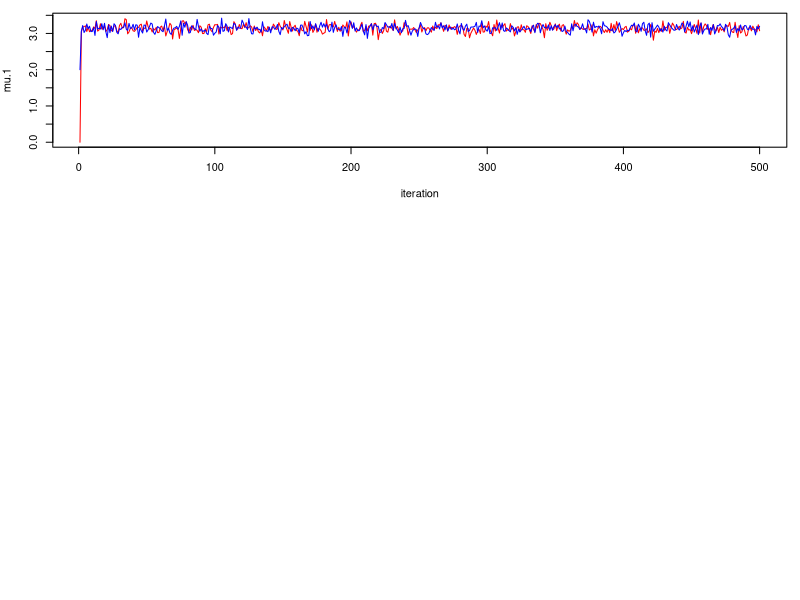
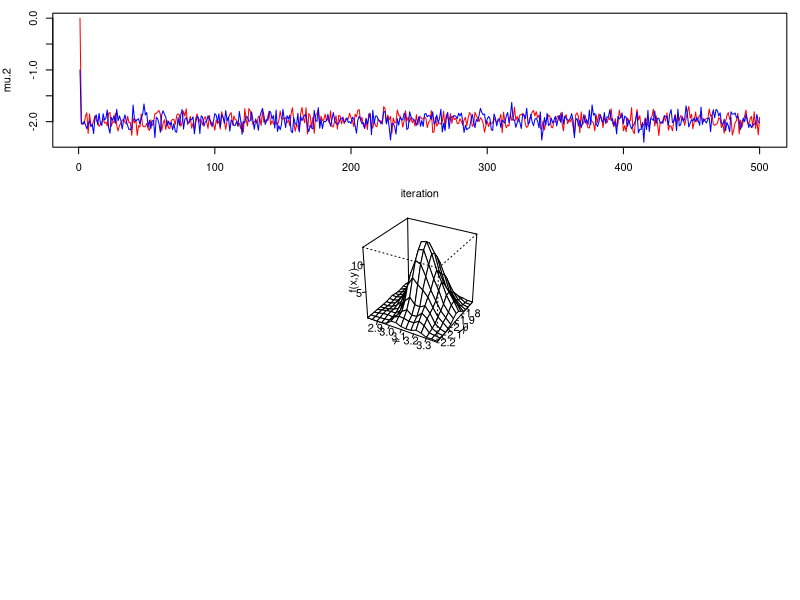
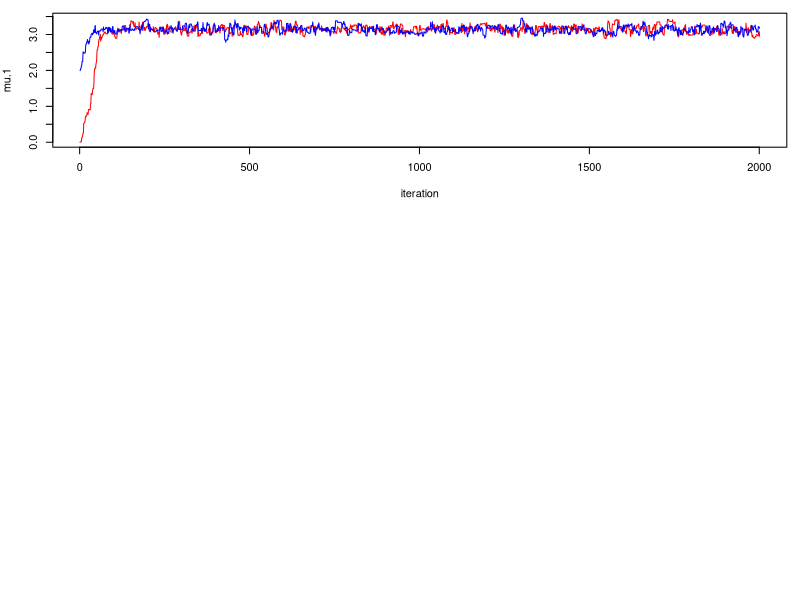
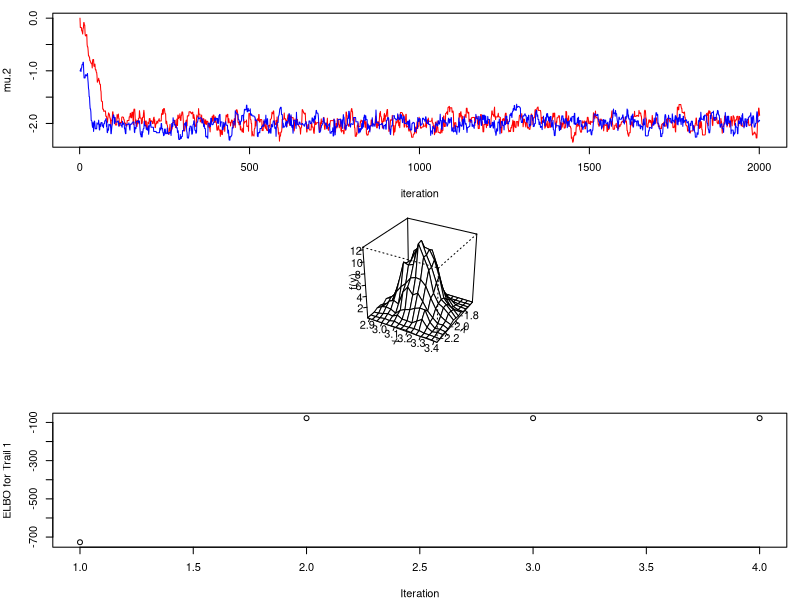
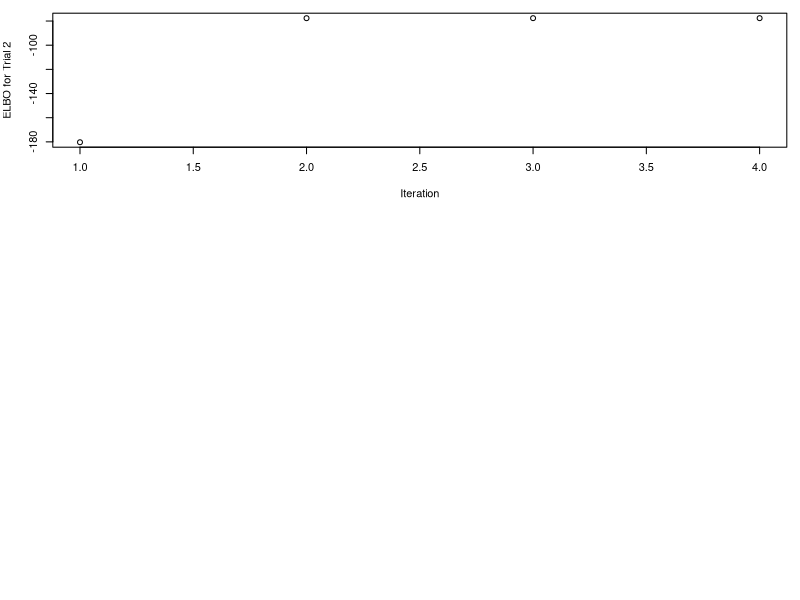

Source code (R) for these figures, in order:
## ---- chunk 1
X = scan(file="assignment4_x_2021.txt", what=double())
Y = scan(file="assignment4_y_2021.txt", what=double())

length(X)
mean(X)

length(Y)
mean(Y)
## ---- chunk 2

#Gibbs Sample function
GibbsS <- function(X,Y,mu.1,mu.2,num_it){
  
  #Gibbs Sample matrix
  GibbsSample <- matrix(nrow = num_it, ncol=2)
  GibbsSample[1,] <- c(mu.1,mu.2)
  
  #Simulating
  for (i in 2:num_it) {
    mu.1 <- rnorm(1,(1/103)*(sum(X)-2*mu.2),sqrt(1/103))
    mu.2 <- rnorm(1, (1/156)*(sum(Y)-4*mu.1),sqrt(1/78))
    GibbsSample[i,] <- c(mu.1,mu.2)
  }
  return(GibbsSample=GibbsSample) 
}

#Computing Gibbs Sample use both set of intial value with seed of 30025
GibbsS1 = GibbsS(X,Y,0,0,500)

GibbsS2 = GibbsS(X,Y,2,-1,500)

#Plotting Trace Plot for MU1
par(mfrow=c(3,1), mar=c(4,4,1,1)) 
plot(1:500, GibbsS1[,1], type="l", col="red", ylim = c(0,max(GibbsS1[,1],GibbsS2[,1])), xlab = "iteration", ylab ="mu.1")
points(1:500, GibbsS2[,1], type="l", col="blue")

#Plotting Trace Plot for MU2
par(mfrow=c(3,1), mar=c(4,4,1,1)) 
plot(1:500, GibbsS1[,2], type="l", col="red", ylim = c(min(GibbsS1[,2],GibbsS2[,2]),0), xlab = "iteration", ylab ="mu.2")
points(1:500, GibbsS2[,2], type="l", col="blue")
## ---- chunk 3
#Checking if burning 100 is enough for MU1
burnIn = 100
#Combing the two chain after burn in and compute standard deviation
Combined = c(GibbsS1[-(1:burnIn),1],GibbsS2[-(1:burnIn),1])
B = sd(Combined)
#Computing average standard deviation of chain 1 + chain 2 after burn in
W = mean(sd(GibbsS1[-(1:burnIn),1]),sd(GibbsS2[-(1:burnIn),1]))
#Computing BGR diagnostic 
R=B/W
R

#Checking if burning 100 is enough for MU2
#Combing the two chain after burn in and compute standard deviation
Combined = c(GibbsS1[-(1:burnIn),2],GibbsS2[-(1:burnIn),2])
B = sd(Combined)
#Computing average standard deviation of chain 1 + chain 2 after burn in
W = mean(sd(GibbsS1[-(1:burnIn),2]),sd(GibbsS2[-(1:burnIn),2]))
#Computing BGR diagnotic 
R=B/W
R
## ---- chunk 4
#Plotting the empirical density distribution
library(MASS)
chain_density <- kde2d(GibbsS1[-(1:burnIn),1], GibbsS1[-(1:burnIn),2], n = 15)
persp(chain_density, phi = 30, theta = 30, d = 5,
      xlab = "x", ylab = "y", zlab = "f(x,y)",
      ticktype = "detailed")
## ---- chunk 5
#Computing mean and Credible interval for posterior mu
mu1.mean = mean(GibbsS1[-(1:burnIn),1])
sd.bar = sd(GibbsS1[-(1:burnIn),1])
MU1.CI <-  mu1.mean+c(-1.64*sd.bar,1.64*sd.bar)
#Mean for MU1 Sample
mu1.mean
#MU1 90% Credible Interval
MU1.CI
## ---- chunk 6
#Computing mean and Credible interval for posterior mu
mu2.mean = mean(GibbsS1[-(1:burnIn),2])
sd.bar = sd(GibbsS2[-(1:burnIn),1])
MU2.CI <-  mu2.mean+c(-1.64*sd.bar,1.64*sd.bar)
#Mean for MU1 Sample
mu2.mean
#MU1 90% Credible Interval
MU2.CI
## ---- chunk 7

#Defining the Approximated Posterior Distribution
log.posterier <- function(X,Y,mu1,mu2){
  n.prob <- -0.5*(103*mu1^2+4*mu2*mu1-2*sum(X)*mu1+78*mu2^2-sum(Y)*mu2)
  return(n.prob)
}

#Defining MH Algorithm
MH_Algo <- function(X,Y,mu.1,mu.2,num.it){
  
  #Creating a matrix to store mu1, mu2 new value in the chain
  Chain.sample = matrix(nrow = num.it+2,ncol = 2)
  Chain.sample[1,] = c(mu.1,mu.2) 
  
  #Setting the accepted value to 0
  accepted <- 0
  
  #Running MH-algorithm with num.it of interation
  for (i in 1:num.it){
    #Generating proposal for mu1 and mu2
    p.mu1 <- rnorm(1, mean = Chain.sample[i,1],sd=0.1)
    p.mu2 <- rnorm(1, mean = Chain.sample[i,2],sd=0.1)
    
    #Checking whether to accept or reject the proposed mu1 and mu2
    prob <- exp(log.posterier(X,Y,p.mu1,p.mu2)-log.posterier(X,Y,Chain.sample[i,1],Chain.sample[i,2]))
    if (runif(1) < prob) {
      Chain.sample[i+1,] = c(p.mu1,p.mu2)
      accepted <- accepted+1
    } else{
      Chain.sample[i+1,] <- Chain.sample[i,]
    }
  }
  Chain.sample[(num.it+2),]= accepted/num.it
  return(Chain.sample)
}  


num.it = 2000   

#Running the MH Algorithm with two set of initial value
Sample.1 = MH_Algo(X,Y,0,0,num.it)
MH_A1 <- Sample.1[1:(num.it+1),]
Accepted_Rate1 <- Sample.1[(num.it+2),1]
Accepted_Rate1

Sample.2 = MH_Algo(X,Y,2,-1,num.it)
MH_A2 = Sample.2[1:(num.it+1),]
Accepted_Rate2 <- Sample.2[(num.it+2),1]
Accepted_Rate2

#Graphing the trace plot of MU1 and MU2
par(mfrow=c(3,1), mar=c(4,4,1,1)) 
plot(1:(num.it+1), MH_A1[,1], type="l", col="red", ylim = c(0,max(MH_A1[,1],MH_A2[,1])), xlab = "iteration", ylab ="mu.1")
points(1:(num.it+1), MH_A2[,1], type="l", col="blue")

par(mfrow=c(3,1), mar=c(4,4,1,1)) 
plot(1:(num.it+1), MH_A1[,2], type="l", col="red", ylim = c(min(MH_A1[,2],MH_A2[,2]),0), xlab = "iteration", ylab ="mu.2")
points(1:(num.it+1), MH_A2[,2], type="l", col="blue")
## ---- chunk 8
#Checking if burning 500 is enough for MU1 using the same method as Q1
burnIn = 300
Combined = c(MH_A1[-(1:burnIn),1],MH_A2[-(1:burnIn),1])
B = sd(Combined)
W = mean(sd(MH_A1[-(1:burnIn),1]),sd(MH_A2[-(1:burnIn),1]))
R=B/W
R

#Checking if burning 500 is enough for MU2 using the same method as Q1
Combined = c(MH_A1[-(1:burnIn),2],MH_A2[-(1:burnIn),2])
B = sd(Combined)
W = mean(sd(MH_A1[-(1:burnIn),2]),sd(MH_A2[-(1:burnIn),2]))
R=B/W
R
## ---- chunk 9
#Plotting the empirical density distribution
library(MASS)
chain_density <- kde2d(MH_A1[-(1:burnIn),1], MH_A1[-(1:burnIn),2], n = 15)
persp(chain_density, phi = 30, theta = 30, d = 5,
      xlab = "x", ylab = "y", zlab = "f(y)",
      ticktype = "detailed")
## ---- chunk 10
#Computing mean and Credible interval for posterior mu
mu1.mean = mean(MH_A1[-(1:burnIn),1])
sd.bar = sd(MH_A1[-(1:burnIn),1])
MU1.CI <-  mu1.mean+c(-1.64*sd.bar,1.64*sd.bar)
#Mean for MU1 Sample
mu1.mean

#MU1 90% Credible Interval
MU1.CI
## ---- chunk 11
#Computing mean and Credible interval for posterior mu2
mu2.mean = mean(MH_A1[-(1:burnIn),2])
sd.bar = sd(MH_A1[-(1:burnIn),2])
MU2.CI <-  mu2.mean+c(-1.64*sd.bar,1.64*sd.bar)
#Mean for mu2 Sample
mu2.mean
## ---- chunk 12
#mu2 90% Credible Interval
MU2.CI
## ---- chunk 13

#Creating CAVI Alogrithm
CAVI_A <- function(X,Y,mu10,mu20,num.it=100, epsilon=1e-5){
  
  #Redefine all the initial value and Sample used
  mu1.vi = mu10
  mu2.vi = mu20
  sigma1.star2 = 1/103
  sigma2.star2 = 1/78
  
  #Storing ELBO, mu1 and mu2 value for each iteration
  elbo = c()
  mu1.list = c()
  mu2.list = c()
  
  #Computing ELBO Value
  Elogq.mu1 = -log(sigma1.star2)/2
  Elogq.mu2 = -log(sigma2.star2)/2
  Emu1.2 = sigma1.star2+mu1.vi^2
  Emu2.2 = sigma2.star2+mu2.vi^2
  #Let A=sum(E(xi-mu1)^2) and B=sum(E(yj-mu2)^2) and define below
  A=sum(Emu1.2-2*X*mu1.vi+X*X)
  B=sum(Emu2.2-2*Y*mu2.vi+Y*Y)
  
  Elogp.mu1.mu2 = -0.5*(3*Emu1.2+4*mu1.vi*mu2.vi+3*Emu2.2+A+0.5*B)
  
  #Storing ELBO, mu1, mu2 value
  elbo= c(elbo ,Elogp.mu1.mu2-Elogq.mu1-Elogq.mu2)
  mu1.list = c(mu1.list, mu1.vi)
  mu2.list= c(mu2.list,mu2.vi)
  
  #Set initial iteration value to 1
  curr.int = 1
  
  #Set change in the ELBO as 1
  delta.elbo = 1
  
  #Using a loop where if change ELBO is less than epsilon or the max number of
  #iteration reach it will stop CAVI algorithm
  while ((delta.elbo > epsilon) & (curr.int <= num.it)){
    
    #Update mu1 and mu2
    mu1.vi = (1/103)*(sum(X)-2*mu2.vi)
    mu2.vi = (1/156)*(sum(Y)-4*mu1.vi)
    
    #Computing ELBO using the new mu1 and mu2
    Emu1.2 = sigma1.star2+mu1.vi^2
    Emu2.2 = sigma2.star2+mu2.vi^2
    
    #Let A=sum(E(xi-mu1)^2) and B=sum(E(yj-mu2)^2) and define below
    A=sum(Emu1.2-2*X*mu1.vi+X*X)
    B=sum(Emu2.2-2*Y*mu2.vi+Y*Y)
    Elogp.mu1.mu2 = -0.5*(3*Emu1.2+4*mu1.vi*mu2.vi+3*Emu2.2+A+0.5*B)
    
    #Storing the new value
    elbo= c(elbo,Elogp.mu1.mu2-Elogq.mu1-Elogq.mu2)
    mu1.list = c(mu1.list, mu1.vi)
    mu2.list= c(mu2.list,mu2.vi)
    
    #Computing Change in ELBO
    delta.elbo = elbo[length(elbo)]-elbo[length(elbo)-1]
    
    #increase number of iteration
    curr.int = curr.int+1
  }
  return(list(elbo=elbo,mu1.list=mu1.list,mu2.list=mu2.list))
}
## ---- chunk 14
#Running CAVI algorithm Mu1=0, Mu2=0
CAVI_T1 = CAVI_A(X,Y,0,0)

#Running CAVI algorithm Mu1=2, Mu2=-1
CAVI_T2 = CAVI_A(X,Y,2,-1)
## ---- chunk 15
#Printing ELBO Value for Trail 1
CAVI_T1$elbo

#Plotting ELBO value
plot(CAVI_T1$elbo, ylab='ELBO for Trail 1', xlab='Iteration')

#Pasting the final value for mu1 and mu2
print(paste("mu1 and mu2 = (",
            round(CAVI_T1$mu1.list[length(CAVI_T1$mu1.list)],2),",",
            round(CAVI_T1$mu2.list[length(CAVI_T1$mu2.list)],2), ")", sep=""))
## ---- chunk 16
#Printing ELBO Value for Trail 1
CAVI_T2$elbo

#Plotting ELBO value
plot(CAVI_T2$elbo, ylab='ELBO for Trial 2', xlab='Iteration')

#Pasting the final value for mu1 and mu2
print(paste("mu1 and mu2 = (",
            round(CAVI_T2$mu1.list[length(CAVI_T2$mu1.list)],2),",",
            round(CAVI_T2$mu2.list[length(CAVI_T2$mu2.list)],2), ")", sep=""))
